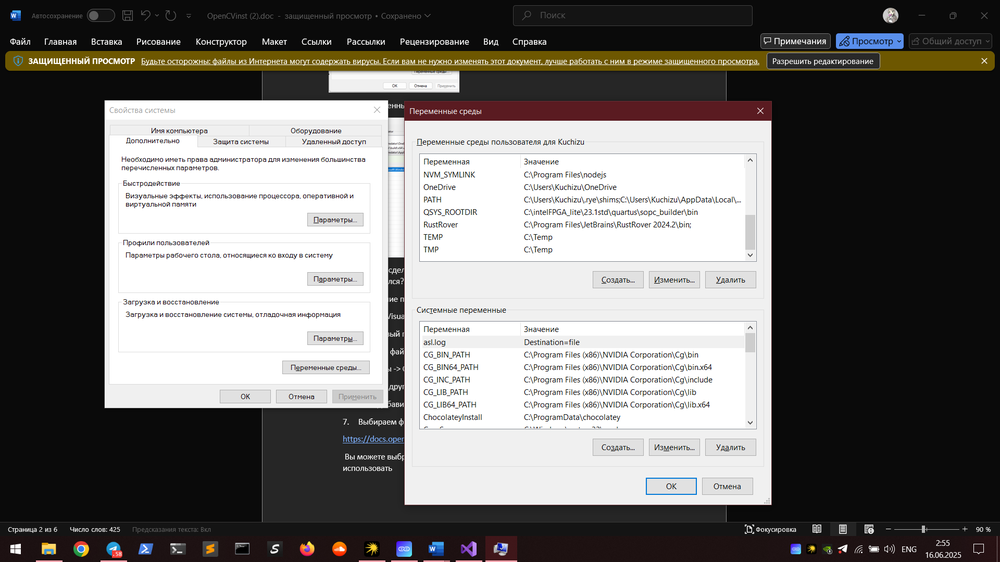
//> input picture Сем 6/Методы обработки изображений/images/Снимок экрана (2398).png, 1000 x 562 px, shrunk from 1920 x 1080 before the run
$ ./2 '../images/Снимок экрана (2398).png'   (built with g++ and OpenCV 4)
//> lines starting //> are read from the running program, lines starting //| are printed output that depends on the picture

#include "opencv2/imgproc.hpp"
#include "opencv2/imgcodecs.hpp"
#include "opencv2/highgui.hpp"

#include <iostream>

using namespace cv;
using namespace std;

int main( int argc, char** argv )
{
  cv::CommandLineParser parser(argc, argv,
                               "{@input   |lena.jpg|input image}"
                               "{ksize   k|1|ksize (hit 'K' to increase its value at run time)}"
                               "{scale   s|1|scale (hit 'S' to increase its value at run time)}"
                               "{delta   d|0|delta (hit 'D' to increase its value at run time)}"
                               "{help    h|false|show help message}");

  cout << "The sample uses Sobel or Scharr OpenCV functions for edge detection\n\n";
  parser.printMessage();
  cout << "\nPress 'ESC' to exit program.\nPress 'R' to reset values ( ksize will be -1 equal to Scharr function )";

  // First we declare the variables we are going to use
  Mat image,src, src_gray;
  Mat grad;
  const String window_name = "Sobel Demo - Simple Edge Detector";
  int ksize = parser.get<int>("ksize");
  int scale = parser.get<int>("scale");
  int delta = parser.get<int>("delta");
  int ddepth = CV_16S;

  String imageName = parser.get<String>("@input");
  // As usual we load our source image (src)
  image = imread( samples::findFile( imageName ), IMREAD_COLOR ); // Load an image
//> image is the input picture: 562 rows x 1000 cols, CV_8UC3; mean B, G, R 110.8, 112.8, 114.7

  // Check if image is loaded fine
  if( image.empty() )
  {
    printf("Error opening image: %s\n", imageName.c_str());
    return EXIT_FAILURE;
  }

  for (;;)
  {
    // Remove noise by blurring with a Gaussian filter ( kernel size = 3 )
    GaussianBlur(image, src, Size(3, 3), 0, 0, BORDER_DEFAULT);

    // Convert the image to grayscale
    cvtColor(src, src_gray, COLOR_BGR2GRAY);
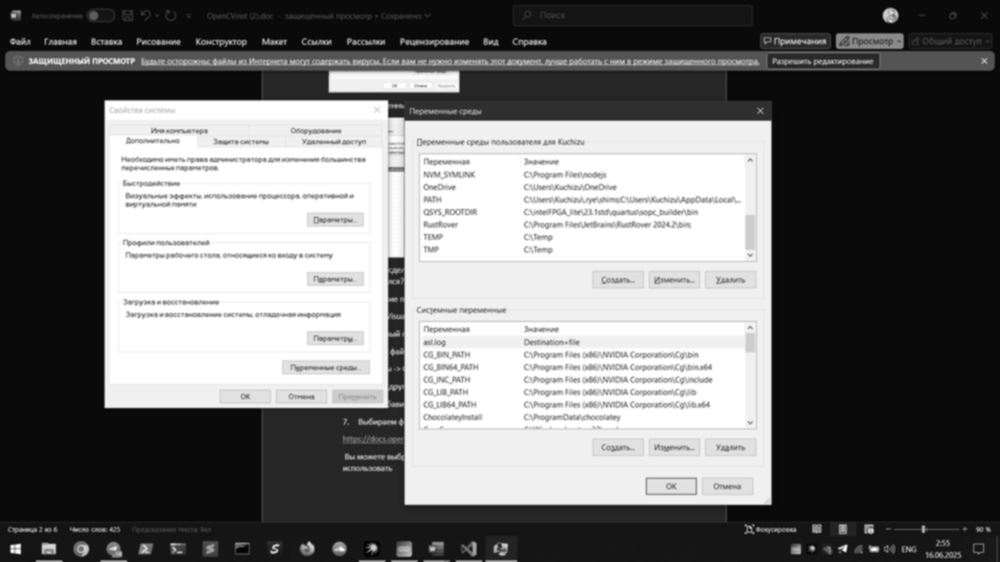
//> src_gray: 562 rows x 1000 cols, CV_8UC1; min 0, max 255, mean 113.2

    Mat grad_x, grad_y;
    Mat abs_grad_x, abs_grad_y;

    Sobel(src_gray, grad_x, ddepth, 1, 0, ksize, scale, delta, BORDER_DEFAULT);
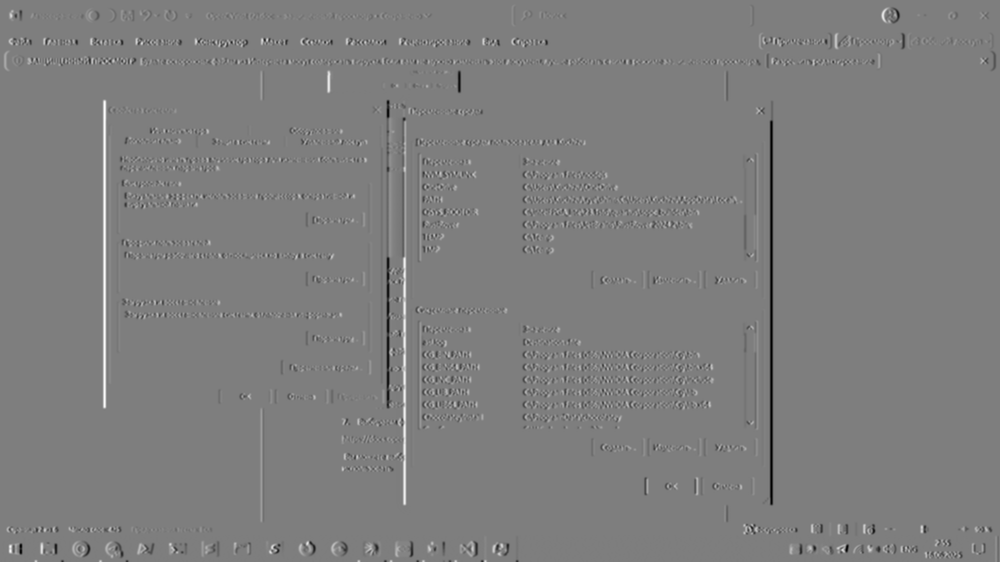
//> grad_x: 562 rows x 1000 cols, CV_16SC1; min -184, max 188, mean 0; drawn with min black and max white

    Sobel(src_gray, grad_y, ddepth, 0, 1, ksize, scale, delta, BORDER_DEFAULT);
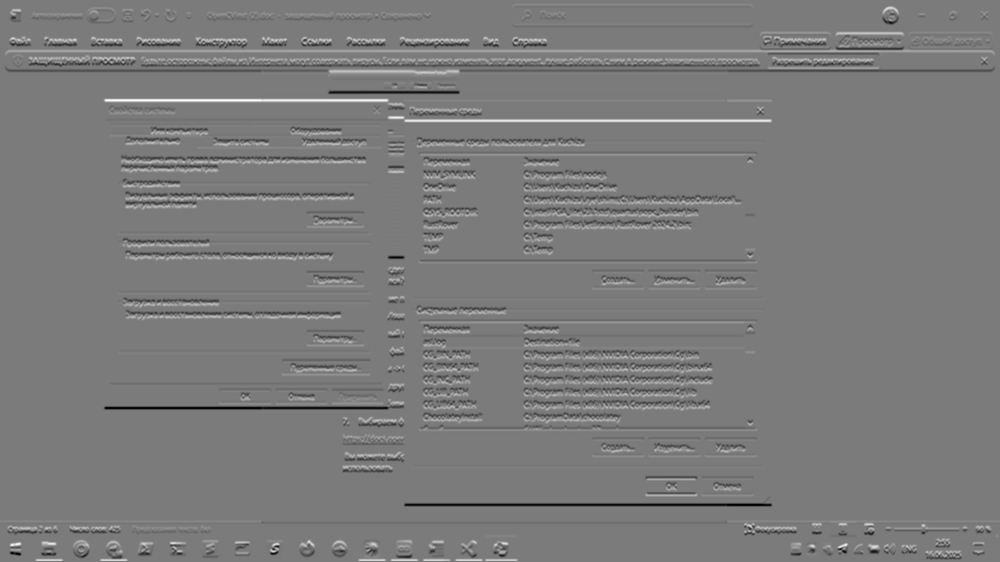
//> grad_y: 562 rows x 1000 cols, CV_16SC1; min -176, max 188, mean 0.1; drawn with min black and max white

    // converting back to CV_8U
    convertScaleAbs(grad_x, abs_grad_x);
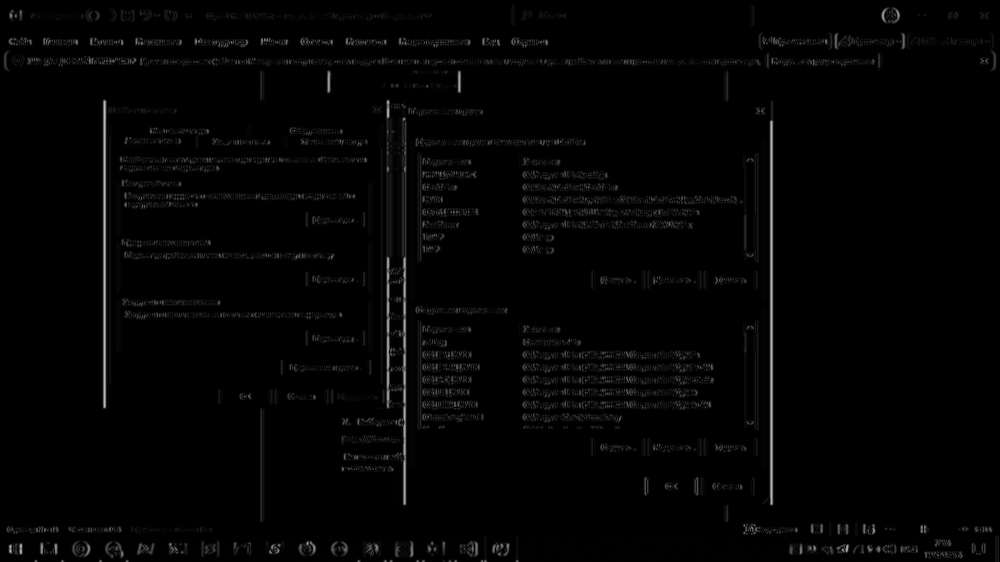
//> abs_grad_x: 562 rows x 1000 cols, CV_8UC1; min 0, max 188, mean 3.7
    convertScaleAbs(grad_y, abs_grad_y);
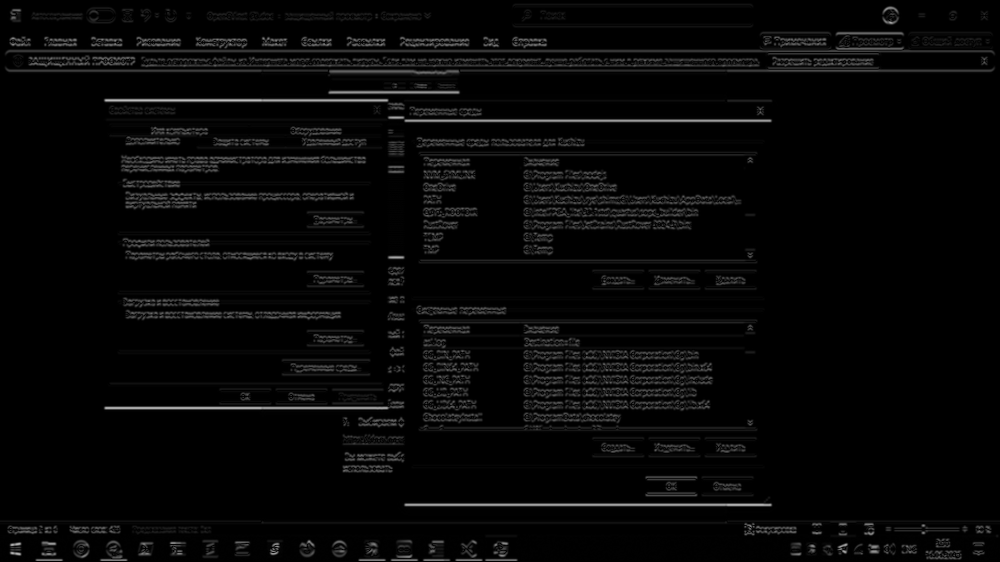
//> abs_grad_y: 562 rows x 1000 cols, CV_8UC1; min 0, max 188, mean 7.4

    addWeighted(abs_grad_x, 0.5, abs_grad_y, 0.5, 0, grad);
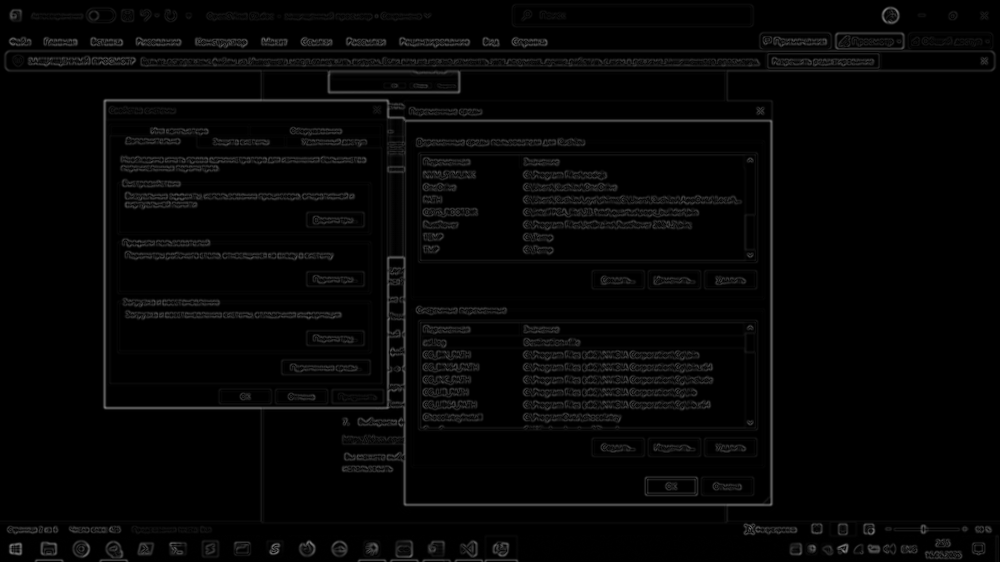
//> grad: 562 rows x 1000 cols, CV_8UC1; min 0, max 131, mean 5.5

    imshow(window_name, grad);
    char key = (char)waitKey(0);
//> the Esc key is pressed

    if(key == 27)
    {
      return EXIT_SUCCESS;
//> (the program exits here)

$ run again, on Сем 6/Методы обработки изображений/images/Снимок экрана (2400).png
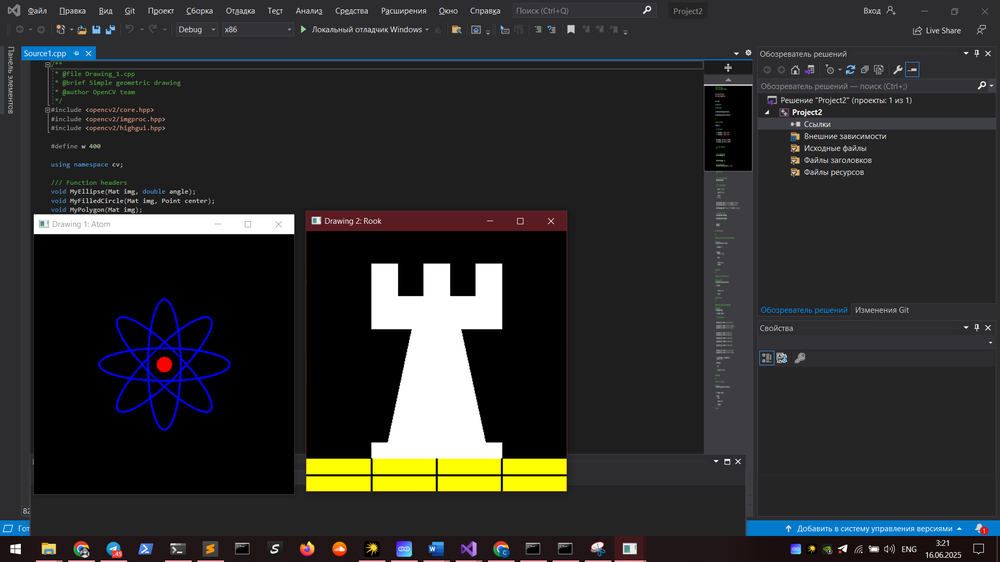
//> input picture Сем 6/Методы обработки изображений/images/Снимок экрана (2400).png, 1000 x 562 px, shrunk from 1920 x 1080 before the run
//> image is the input picture: 562 rows x 1000 cols, CV_8UC3; mean B, G, R 44.1, 44.9, 44.8
//> `Sobel(src_gray, grad_y, ddepth, 0, 1, ksize, scale, delta, BORDER_DEFA..`:
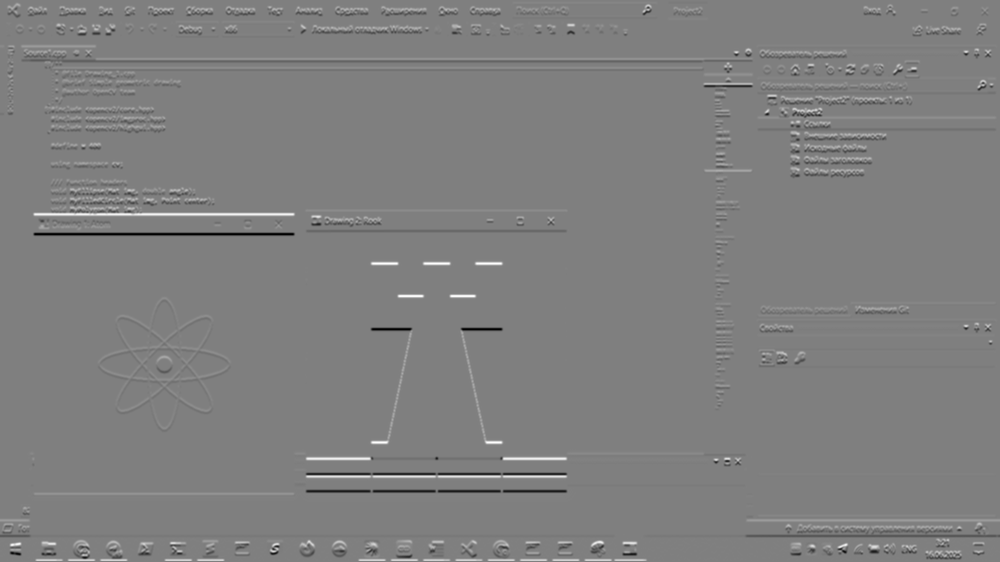
//> grad_y: 562 rows x 1000 cols, CV_16SC1; min -191, max 190, mean 0.1; drawn with min black and max white
//> `addWeighted(abs_grad_x, 0.5, abs_grad_y, 0.5, 0, grad);`:
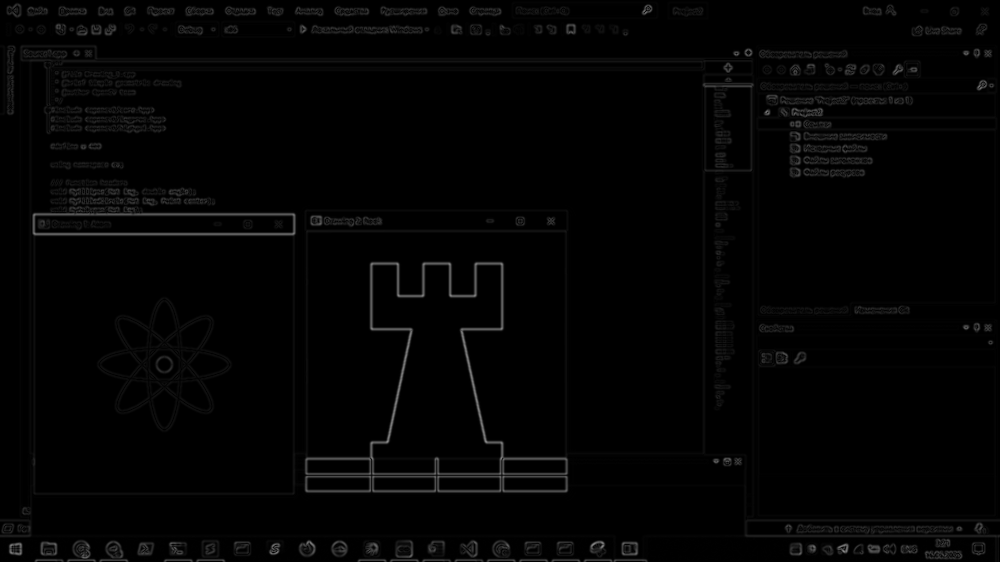
//> grad: 562 rows x 1000 cols, CV_8UC1; min 0, max 138, mean 3.4

$ run again, on Сем 6/Методы обработки изображений/images/Снимок экрана (2401).png
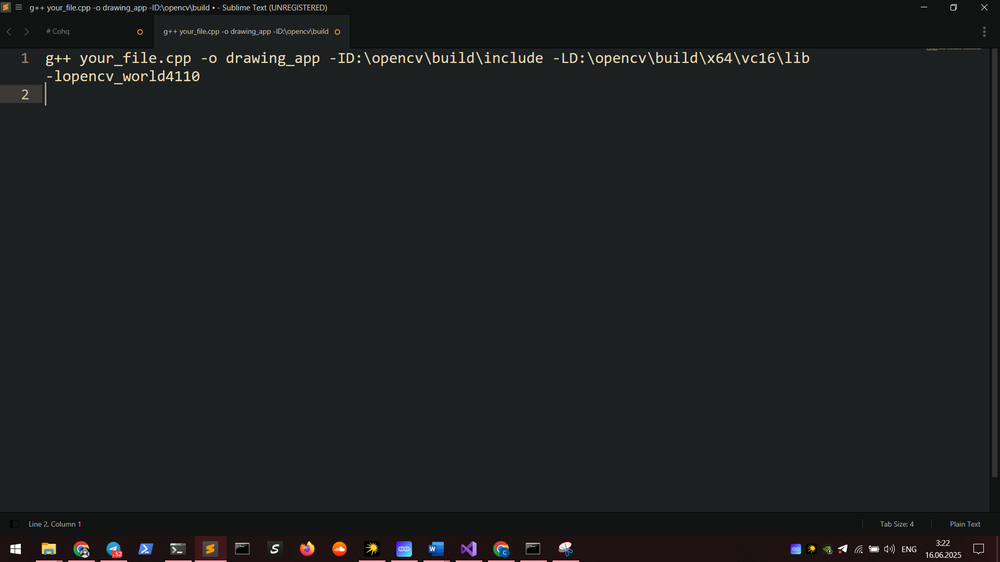
//> input picture Сем 6/Методы обработки изображений/images/Снимок экрана (2401).png, 1000 x 562 px, shrunk from 1920 x 1080 before the run
//> image is the input picture: 562 rows x 1000 cols, CV_8UC3; mean B, G, R 32.5, 31.8, 29.8
//> `Sobel(src_gray, grad_y, ddepth, 0, 1, ksize, scale, delta, BORDER_DEFA..`:
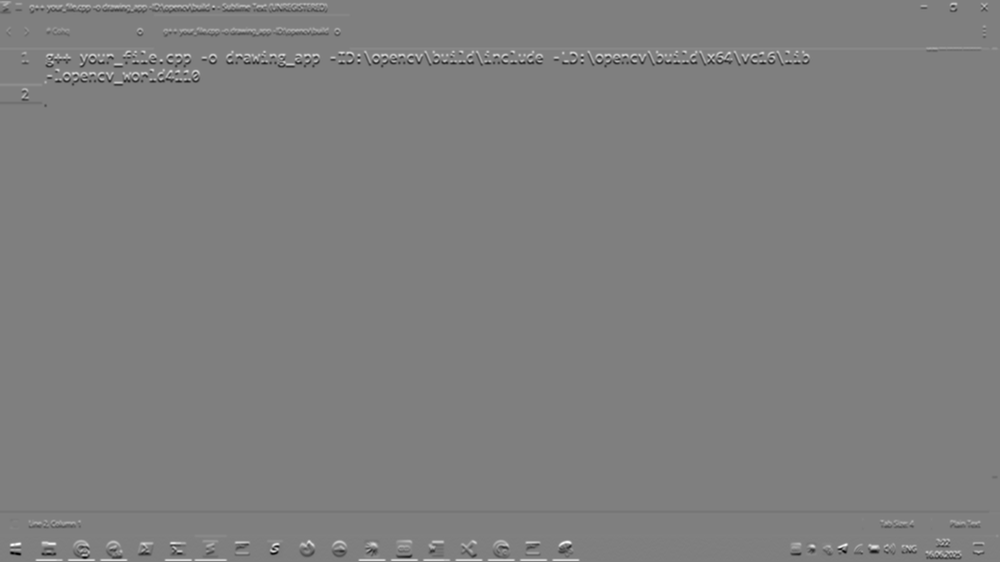
//> grad_y: 562 rows x 1000 cols, CV_16SC1; min -175, max 175, mean 0.1; drawn with min black and max white
//> `convertScaleAbs(grad_y, abs_grad_y);`:
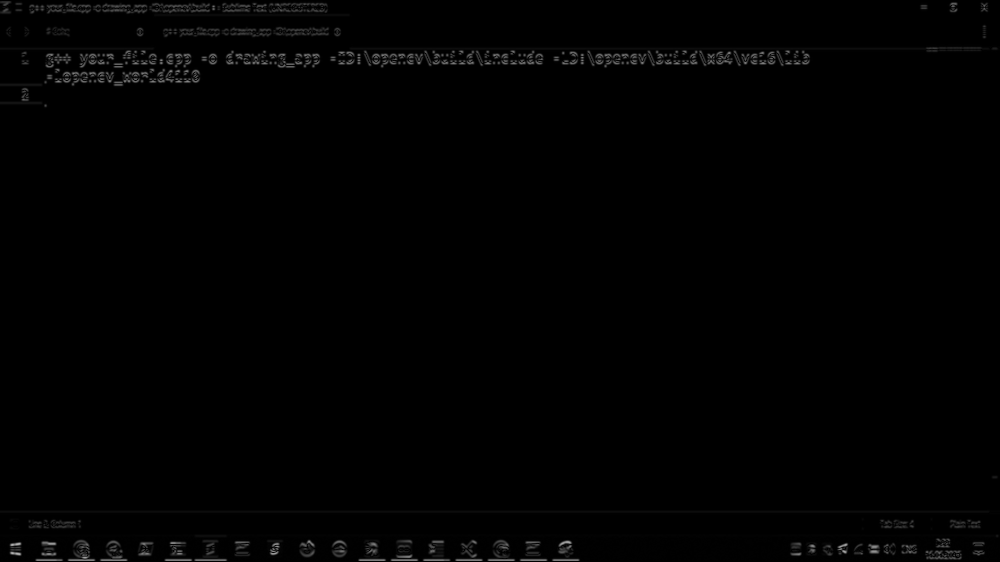
//> abs_grad_y: 562 rows x 1000 cols, CV_8UC1; min 0, max 175, mean 1.6
